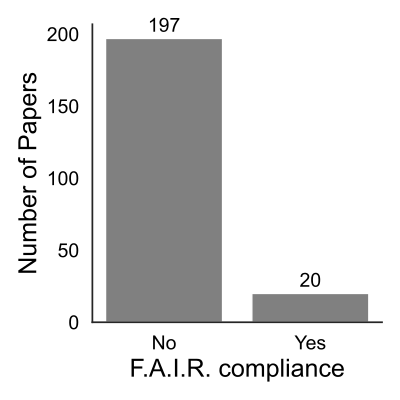

This figure's Python source:
################################################################################

# F.A.I.R. Compliance

################################################################################

import os
import pandas as pd
import matplotlib.pyplot as plt
import seaborn as sns

# Upload document0
df = pd.read_csv("review_papers.csv")

# Check the first few rows
print(df.head())

# Set seaborn style
sns.set_theme(style="white")

# List of FAIR principle columns
fair_columns = [
    'Data available online',
    'Data is accessible',
    'Data is current',
    'Data is interoperable',
    'Data is findable',
    'Data is reusable'
]

# Normalize: strip whitespace and convert to lowercase
df_clean = df.copy()
for col in fair_columns:
    df_clean[col] = df_clean[col].astype(str).str.strip().str.lower()

# Check if all FAIR principles are 'yes'
df_clean['Follows FAIR'] = df_clean[fair_columns].apply(
    lambda row: all(val == 'yes' for val in row),
    axis=1
)

# Count how many follow and how many do not
counts = df_clean['Follows FAIR'].value_counts().rename({True: 'Yes', False: 'No'})

# Create a bar plot with white background and visible border
fig, ax = plt.subplots(figsize=(4, 4), facecolor='white')
ax.set_facecolor('white')

# Plot bars
bars = ax.bar(counts.index, counts.values, color='gray')

# Add count labels above each bar
for bar in bars:
    height = bar.get_height()
    ax.text(
        bar.get_x() + bar.get_width() / 2,
        height + 0.01 * max(counts.values),
        f'{int(height)}',
        ha='center',
        va='bottom',
        fontsize=14,
        color='black'
    )

# Customize labels and title
ax.set_xlabel('F.A.I.R. compliance', fontsize=18, color='black')
ax.set_ylabel('Number of Papers', fontsize=18, color='black')
ax.tick_params(axis='x', labelrotation=0, labelsize=14, colors='black')
ax.tick_params(axis='y', labelsize=14, colors='black')

# Remove grid lines
plt.grid(False)

# Show only X and Y axes (bottom and left spines), hide others
ax = plt.gca()
ax.set_facecolor('white')  # Set background to white
ax.spines['top'].set_visible(False)
ax.spines['right'].set_visible(False)
ax.spines['left'].set_visible(True)
ax.spines['bottom'].set_visible(True)

# Export the plot as PDF
plt.tight_layout()
plt.savefig("figure_h.pdf", format="pdf")

# Display the plot
plt.show()
